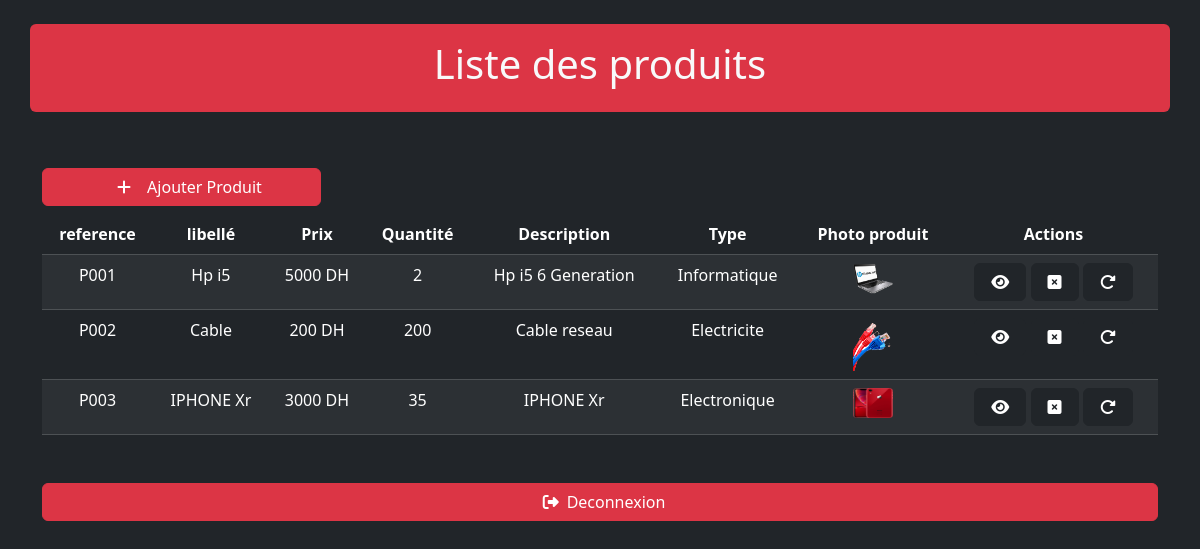
The app's page /home.php with its own data.
### tables this page shows
CREATE TABLE `products` (
  `id` int(11) NOT NULL,
  `RefPdt` text NOT NULL,
  `LibPdt` text NOT NULL,
  `Prix` int(11) NOT NULL,
  `Qte` int(11) NOT NULL,
  `description` text NOT NULL,
  `image` text NOT NULL,
  `type` varchar(20) NOT NULL
);

### home.php (the view, shortened to what this page needs)
<?php
require_once './asset/connect.php';
?>
<!doctype html>
<html lang="en">
<head>
    <link href="https://cdn.jsdelivr.net/npm/bootstrap@5.3.2/dist/css/bootstrap.min.css" rel="stylesheet" />
    <link rel="stylesheet" href="https://cdnjs.cloudflare.com/ajax/libs/font-awesome/6.5.1/css/all.min.css" />
</head>
<body class="bg-dark text-light">
    <header class="container text-light text-center bg-danger  p-3 mt-4 mb-5 rounded">
        <h1>Liste des produits</h1>
    </header>
    <main class="container">
        <a href="./asset/addP.php" class="btn btn-danger w-25 my-2"><i class="fa-solid fa-plus mx-3"></i>Ajouter Produit</a>
        <table class="table table-dark table-striped text-center">
            <thead>
                <tr>
                    <th>reference</th>
                    <th>libellé</th>
                    <th>Prix</th>
                    <th>Quantité</th>
                    <th>Description</th>
                    <th>Type</th>
                    <th>Photo produit</th>
                    <th>Actions</th>
                </tr>
            </thead>
            <tbody>
                <?php
                $requette = "SELECT * FROM `products`";
                $result = mysqli_query($conn, $requette);
                if (mysqli_num_rows($result) > 0) {
                    while ($data = mysqli_fetch_assoc($result)) {
                ?>
                        <tr>
                            <td><?php echo $data['RefPdt']; ?></td>
                            <td><?php echo $data['LibPdt']; ?></td>
                            <td><?php echo $data['Prix'] . ' DH'; ?></td>
                            <td><?php echo $data['Qte']; ?></td>
                            <td><?php echo $data['description']; ?></td>
                            <td><?php echo $data['type']; ?></td>
                            <td><img src="./asset//images/<?php echo $data['image']; ?>" width="40px" alt=""></td>
                            <td>
                                <a class="btn btn-dark" href="./detail.php?id=<?php echo $data["id"]; ?>"> <i class="fa-solid fa-eye mx-1"></i></a>
                                <a class="btn btn-dark" href="./asset/delete.php?idD=<?php echo $data["id"]; ?>"> <i class="mx-1 fa-solid fa-square-xmark"></i></a>
                                <a class="btn btn-dark" href="./asset/edit.php?idE=<?php echo $data["id"]; ?>"> <i class="mx-1 fa-solid fa-rotate-right"></i></a>
                            </td>
                        </tr>
                <?php
                    }
                }
                ?>
            </tbody>
        </table>
    </main>
    <footer class="container mt-5">
        <a href="./index.php" class="btn btn-danger w-100"><i class="fa-solid fa-right-from-bracket mx-2"></i>Deconnexion</a>
    </footer>
</body>
</html>

### records on screen
products: RefPdt "P001", LibPdt "Hp i5", Prix "5000", Qte "2", description "Hp i5 6 Generation", type "Informatique", image (picture)
products: RefPdt "P002", LibPdt "Cable", Prix "200", Qte "200", description "Cable reseau", type "Electricite", image (picture)
products: RefPdt "P003", LibPdt "IPHONE Xr", Prix "3000", Qte "35", description "IPHONE Xr", type "Electronique", image (picture)
